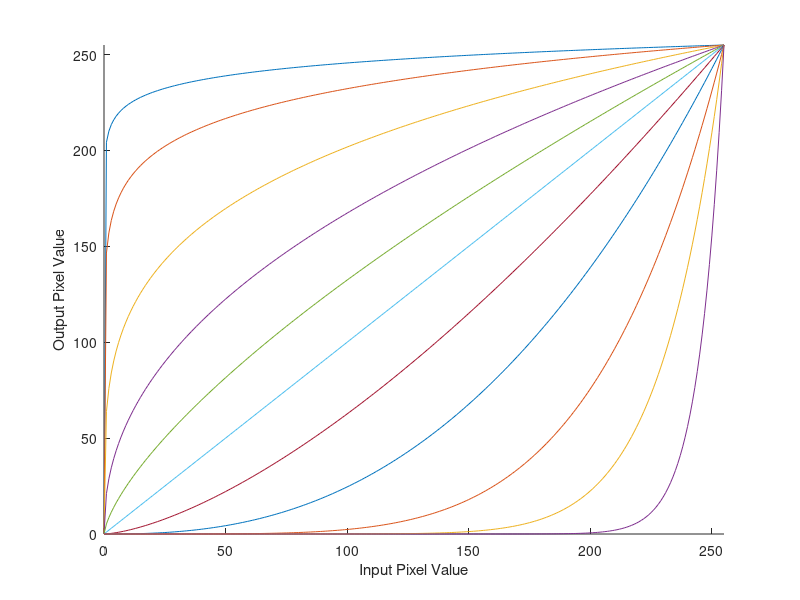

Here is the MATLAB script that generated this plot:
x = linspace(0,255,256);
gamma = [0.04 0.1 0.25 0.45 0.7 1 1.5 2.5 5 10 25];
hold on 
for i = 1:11
    gm = gamma(i);
    y = (x/255).^gm .*255;
    plot(x, y);
    xlim([0,255]);
    ylim([0,255]);
end
xlabel("Input Pixel Value");
ylabel("Output Pixel Value");